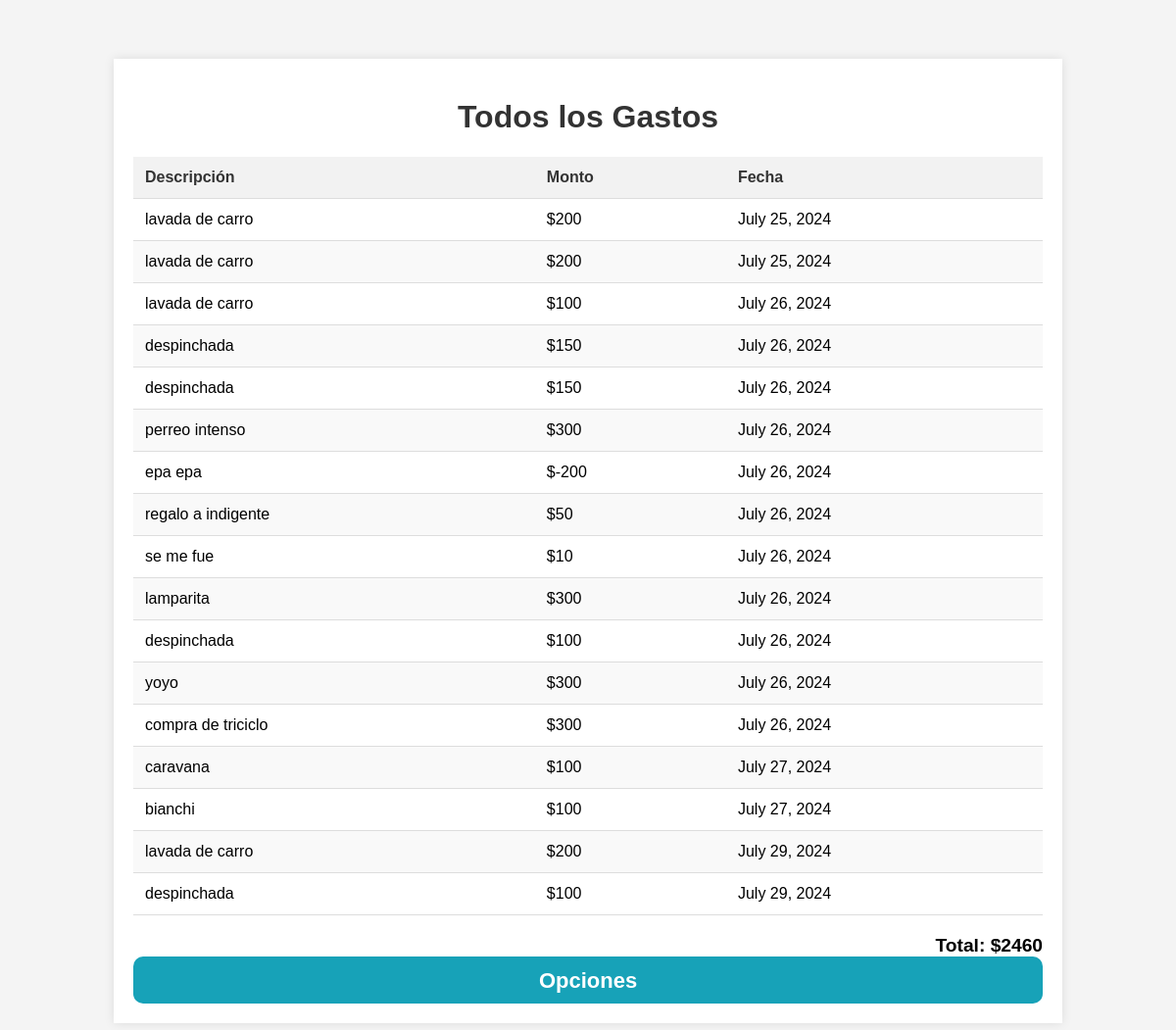
/prestamosapp/todos-los-gastos/, run on the app's committed database.
### prestamosapp/models.py (models this page shows, shortened)
class AgregarGasto(models.Model):
    descripcion_gasto = models.CharField(max_length=200)
    monto_gasto = models.IntegerField()
    created_at = models.DateTimeField(auto_now_add=True, null=True, blank=True)
    class Meta:
        verbose_name = "Gasto"
        verbose_name_plural = "Gastos"
        ordering = ['created_at']

### prestamosapp/views.py (the view)
# urls.py: path('todos-los-gastos/', views.lista_todos_los_gastos, name='todos_los_gastos'),
def lista_todos_los_gastos(request):
    gastos = AgregarGasto.objects.all()
    total = gastos.aggregate(Sum('monto_gasto'))['monto_gasto__sum']
    return render(request, 'lista_todos_los_gastos.html', {
        'gastos': gastos,
        'total': total
    })

### prestamosapp/templates/lista_todos_los_gastos.html (shortened to what this page needs)
<!DOCTYPE html>
<html lang="en">
<head>
    {%load static %}
    <link rel="stylesheet" href="{%static 'css/lista_gastos.css'%}">
</head>
<body>
    <div class="container">
        <h1>Todos los Gastos</h1>
        <table>
            <thead>
                <tr>
                    <th>Descripción</th>
                    <th>Monto</th>
                    <th>Fecha</th>
                </tr>
            </thead>
            <tbody>
                {% for gasto in gastos %}
                    <tr>
                        <td>{{ gasto.descripcion_gasto }}</td>
                        <td>${{ gasto.monto_gasto }}</td>
                        <td>{{ gasto.created_at.date }}</td>
                    </tr>
                {% empty %}
                    <tr>
                        <td colspan="3" class="no-gastos">No hay gastos para mostrar.</td>
                    </tr>
                {% endfor %}
            </tbody>
        </table>
        <div class="total">Total: ${{ total|default:"0" }}
        <details>
            <summary> Opciones</summary>
        </details>
    </div>
    </div>
</body>
</html>

### prestamosapp/static/css/lista_gastos.css (style rules this page uses)
body { font-family: Arial, sans-serif; background-color: #f4f4f4; margin: 0; padding: 20px; }
h1 { text-align: center; color: #333; }
.container { width: 80%; margin: 0 auto; background: #fff; padding: 20px; box-shadow: 0 0 10px rgba(0, 0, 0, 0.1); height:auto; margin-top:40px; }
table { width: 100%; border-collapse: collapse; margin-bottom: 20px; }
table th, table td { padding: 12px; text-align: left; border-bottom: 1px solid #ddd; }
table th { background-color: #f2f2f2; color: #333; }
table tr:nth-child(even) { background-color: #f9f9f9; }
.total { font-size: 1.2em; font-weight: bold; text-align: right; margin-top: 20px; }
summary { display:block; font-size: 22px; color:white; margin: 10px auto; justify-content: center; margin: 5px; cursor: pointer; }
details { padding: 7px; max-height: 34px; transition: max-height 0.3s ease; overflow: hidden; animation: aparecer 2s; color:white; border-radius: 10px; background-color: #17a2b8; justify-content: center; user-select: none; text-align: center; }
summary { position: relative; }

### data on the page
AgregarGasto: descripcion_gasto "lavada de carro", monto_gasto "200", created_at "July 25, 2024"
AgregarGasto: descripcion_gasto "lavada de carro", monto_gasto "200", created_at "July 25, 2024"
AgregarGasto: descripcion_gasto "lavada de carro", monto_gasto "100", created_at "July 26, 2024"
AgregarGasto: descripcion_gasto "despinchada", monto_gasto "150", created_at "July 26, 2024"
AgregarGasto: descripcion_gasto "despinchada", monto_gasto "150", created_at "July 26, 2024"
AgregarGasto: descripcion_gasto "perreo intenso", monto_gasto "300", created_at "July 26, 2024"
AgregarGasto: descripcion_gasto "epa epa", monto_gasto "-200", created_at "July 26, 2024"
AgregarGasto: descripcion_gasto "regalo a indigente", monto_gasto "50", created_at "July 26, 2024"
AgregarGasto: descripcion_gasto "se me fue", monto_gasto "10", created_at "July 26, 2024"
AgregarGasto: descripcion_gasto "lamparita", monto_gasto "300", created_at "July 26, 2024"
AgregarGasto: descripcion_gasto "despinchada", monto_gasto "100", created_at "July 26, 2024"
AgregarGasto: descripcion_gasto "yoyo", monto_gasto "300", created_at "July 26, 2024"
AgregarGasto: descripcion_gasto "compra de triciclo", monto_gasto "300", created_at "July 26, 2024"
AgregarGasto: descripcion_gasto "caravana", monto_gasto "100", created_at "July 27, 2024"
AgregarGasto: descripcion_gasto "bianchi", monto_gasto "100", created_at "July 27, 2024"
AgregarGasto: descripcion_gasto "lavada de carro", monto_gasto "200", created_at "July 29, 2024"
AgregarGasto: descripcion_gasto "despinchada", monto_gasto "100", created_at "July 29, 2024"

### other printed values
{{ total|default:"0" }} "2460"
